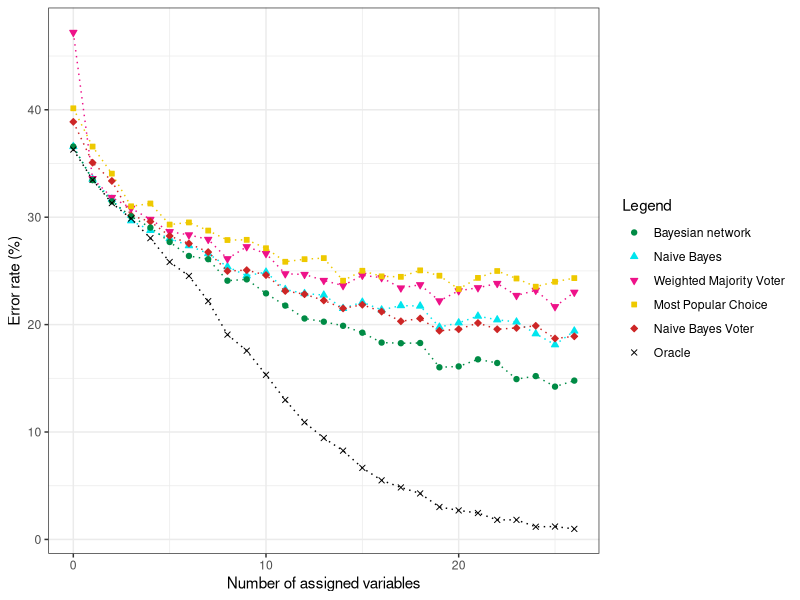
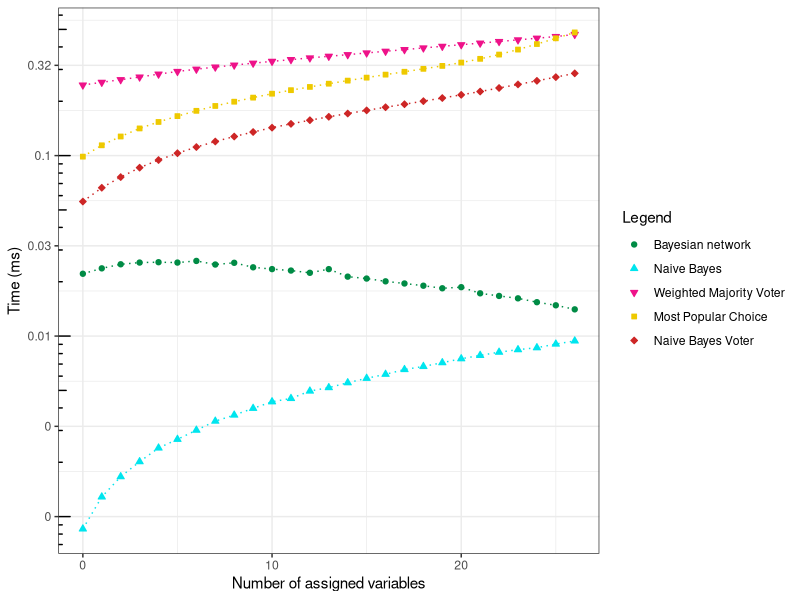

Here is the R script that generated these plots, in order:
library(ggplot2)

#--------------------------------------------------------------------------------------------
#Parametres globaux
dataset_name = "insurance"
taille_img_x = 1024/2
taille_img_y = 720/2
#fin parametres globaux
#--------------------------------------------------------------------------------------------

#--------------------------------------------------------------------------------------------
#data
#result
oracle = c(0.6370548219287715,0.665266106442577,0.68687474989996,0.701280512204882,0.7194877951180472,0.7416966786714686,0.7547018807523009,0.7781112444977991,0.8093237294917968,0.8243297318927572,0.8467386954781913,0.8701480592236894,0.8909563825530212,0.905562224889956,0.9173669467787114,0.9333733493397359,0.9449779911964786,0.9515806322529011,0.9571828731492596,0.9697879151660664,0.9729891956782714,0.975390156062425,0.9817927170868347,0.9817927170868347,0.9881952781112445,0.9879951980792316,0.9901960784313726)
Naif = c(0.6342537014805922,0.6646658663465386,0.6832733093237295,0.70328131252501,0.7122849139655862,0.7198879551820728,0.7264905962384954,0.7338935574229691,0.7460984393757503,0.7545018007202882,0.7511004401760705,0.7673069227691076,0.771108443377351,0.7725090036014406,0.7849139655862345,0.7791116446578632,0.7863145258103241,0.782312925170068,0.7827130852340937,0.8023209283713485,0.7983193277310925,0.7921168467386954,0.7955182072829131,0.7975190076030412,0.8085234093637454,0.8187274909963985,0.8059223689475791)
jointree = c(0.6342537014805922,0.6654661864745899,0.6852741096438576,0.6992797118847539,0.7096838735494198,0.7230892356942777,0.7360944377751101,0.7390956382553021,0.7591036414565826,0.7579031612645059,0.7709083633453382,0.782312925170068,0.7943177270908364,0.7973189275710284,0.8011204481792717,0.8075230092036815,0.8167266906762705,0.8173269307723089,0.8171268507402961,0.8397358943577431,0.8389355742296919,0.8323329331732693,0.835734293717487,0.8507402961184474,0.8479391756702681,0.8577430972388955,0.852140856342537)
wmv = c(0.5280112044817927,0.6640656262505003,0.681672669067627,0.6916766706682673,0.7020808323329332,0.7134853941576631,0.7164865946378551,0.720688275310124,0.7386954781912765,0.7274909963985594,0.7338935574229691,0.7527010804321729,0.7533013205282113,0.7589035614245698,0.7637054821928771,0.7541016406562625,0.7563025210084033,0.765906362545018,0.762905162064826,0.7779111644657863,0.7685074029611845,0.7657062825130052,0.7617046818727491,0.7729091636654661,0.7681072428971588,0.7833133253301321,0.7699079631852741)
vpop = c(0.5986394557823129,0.6342537014805922,0.6594637855142057,0.689875950380152,0.6872749099639855,0.7068827531012405,0.7048819527811124,0.712484993997599,0.7212885154061625,0.7210884353741497,0.728891556622649,0.7414965986394558,0.7390956382553021,0.7380952380952381,0.7591036414565826,0.7498999599839936,0.7551020408163265,0.7555022008803521,0.749499799919968,0.7545018007202882,0.7669067627050821,0.7565026010404161,0.7501000400160064,0.7571028411364545,0.7647058823529411,0.7601040416166467,0.756702681072429)
vnaif = c(0.6112444977991196,0.6492597038815526,0.6662665066026411,0.6984793917567027,0.7040816326530612,0.7174869947979192,0.7244897959183674,0.7324929971988795,0.7501000400160064,0.7492997198879552,0.7539015606242497,0.7687074829931972,0.7717086834733894,0.7775110044017607,0.7849139655862345,0.7815126050420168,0.7879151660664265,0.7969187675070029,0.7943177270908364,0.8057222889155662,0.8043217286914766,0.7985194077631053,0.8043217286914766,0.8031212484993998,0.8011204481792717,0.8129251700680272,0.8109243697478992)

#result conf
c_oracle = c(0.013331126962653725,0.01308294419643855,0.01285747730243427,0.012689239916000147,0.012455051912686385,0.01213489737416059,0.011928690505598902,0.011519839765028315,0.010890991195850548,0.010550123891482008,0.009987318685366703,0.009319202438645318,0.008641443452510066,0.008107556199944887,0.007633195568679796,0.006913685733095924,0.0063217455769891346,0.0059510047873028065,0.005612600955134354,0.00474555135073519,0.004494493044865539,0.004295379690908604,0.00370672544108187,0.00370672544108187,0.002994382062841055,0.003019345847680469,0.0027316085323261987)
c_Naif = c(0.013353017570865067,0.013088760315513849,0.012897261487944714,0.012664700791262055,0.012550647604463618,0.012449625600245892,0.012358309727029516,0.012251864290956132,0.012066705025637775,0.011931972430720457,0.011987234961048568,0.011714782645801227,0.011647442122323597,0.011622293185926304,0.011391346959197649,0.011501227761231818,0.011364323689194681,0.011441014079429794,0.011433416630646264,0.01104110022733463,0.011124446393029822,0.011250251165628944,0.011181764194209593,0.011140908236028632,0.010908425948422581,0.010680549694066952,0.010964587350190694)
c_jointree = c(0.013353017570865067,0.013081000210929639,0.012875269933123499,0.012713489655387794,0.012584211075783744,0.012405772503912059,0.012219374783358345,0.012174438353255188,0.011855601701529193,0.011875703990577843,0.011651019832368431,0.011441014079429794,0.011206074473500216,0.011145012995421774,0.011066286770276585,0.010930116940841733,0.01072620099203642,0.01071255618884731,0.010717109257914623,0.010170620188283025,0.010191123511391521,0.010356913958483826,0.010272248330239188,0.00987933552521324,0.009955176540253855,0.009684411523128541,0.009840966035333847)
c_wmv = c(0.0138402953888632,0.013094552703015681,0.012914656227729996,0.012803028221543741,0.012679459085993279,0.01253498654360698,0.01249536018218599,0.012438736189438818,0.012180472295721416,0.012344178261914108,0.012251864290956132,0.011961353476745118,0.011951590990924427,0.011858960936001113,0.011777353818712092,0.011938525842307127,0.01190230946020412,0.011739256422686282,0.011791098611505813,0.011523550548026156,0.011693661734291394,0.011742738031399818,0.011811607660534797,0.011615073932041845,0.011700716793191781,0.011421990777909388,0.011668852375010945)
c_vpop = c(0.013589640016231214,0.013353017570865067,0.013138175928763067,0.012823635683970725,0.012853001356546625,0.012619795714448186,0.012644860002515664,0.012548044915422857,0.01243053688018688,0.012433273058854086,0.01232426212883251,0.01213795877107689,0.012174438353255188,0.012189498676961357,0.011855601701529193,0.012006501826828903,0.011922116202331563,0.011915527942468897,0.01201289675741828,0.011931972430720457,0.011721793492627385,0.011898996080451365,0.012003299238757101,0.011889034872288314,0.011760091367218627,0.011838752245593397,0.01189567919117322)
c_vnaif = c(0.013514615718539347,0.01323000481618478,0.013073197841730543,0.012723108894554485,0.012654803737041883,0.012482000183853594,0.012386337979702434,0.012272336694527765,0.012003299238757101,0.012016089105388506,0.01194179733450076,0.011690128660013949,0.011636686527198277,0.011530960526193526,0.011391346959197649,0.011456161631377318,0.011333198153956097,0.011153209705680523,0.011206074473500216,0.010968875911414884,0.01099877068843201,0.01112032020716111,0.01099877068843201,0.011024221408957955,0.011066286770276585,0.010811623417637813,0.010855901641401858)

#temps
Naiftemps = c(8.545202080832333E-4,0.0012853327330932373,0.0016635604241696678,0.002014515206082433,0.0023989415766306524,0.0026790876350540217,0.0030107605042016808,0.003378013805522209,0.0036502116846738697,0.003977316526610645,0.004326089035614246,0.0045135088035214085,0.004959841336534614,0.005182561424569828,0.005514454781912765,0.0058358359343737495,0.006141917567026811,0.006525245498199279,0.00678918387354942,0.007122214085634254,0.007489626050420168,0.007817424169667866,0.008142720288115246,0.008412036014405763,0.0086223737494998,0.00903217306922769,0.009401330532212886)
jointreetemps = c(0.02214439475790316,0.02372730112044818,0.024991121448579432,0.025545167466986794,0.025661757903161265,0.025540872348939574,0.026083745098039214,0.02491236154461785,0.025467364945978392,0.024044298719487794,0.023497838335334132,0.023070343337334934,0.02241677050820328,0.023491410764305724,0.0213464343737495,0.020831884353741496,0.02010509163665466,0.019559746098439374,0.019013179271708685,0.01840224769907963,0.018661318327330933,0.01725388275310124,0.01668622068827531,0.01618474949979992,0.015409744697879152,0.014809323729491796,0.014061979791916767)
wmvtemps = c(0.2459145980392157,0.2546600726290516,0.2633713149259704,0.272357549819928,0.28261920648259303,0.29239357082833134,0.3010419725890356,0.30928655042016806,0.3171486416566627,0.32502456982793115,0.3326325288115246,0.3400662170868347,0.347656044017607,0.3549072975190076,0.36233550760304123,0.37036117106842736,0.3783896780712285,0.3863739981992797,0.3947402180872349,0.40306182913165267,0.41134893097238895,0.419703650060024,0.42849731252501,0.4375087913165266,0.44684522729091636,0.4565468945578231,0.46901659363745496)
vpoptemps = c(0.0986552486994798,0.11405327350940377,0.12761610424169667,0.1413717995198079,0.1535745600240096,0.16544797839135655,0.17691395838335333,0.18838190656262505,0.19876861704681872,0.20951698479391756,0.2201485424169668,0.23031009803921568,0.24006317527010804,0.25016734153661463,0.2602170790316126,0.2704054175670268,0.2809083369347739,0.2913003371348539,0.30248253721488594,0.3138841868747499,0.32746689075630253,0.3434522863145258,0.36290176030412163,0.38670431432573027,0.41477560524209683,0.44635530032012805,0.48112651160464187)
vnaiftemps = c(0.0556298893557423,0.06634640976390556,0.07600196738695478,0.08570344097639056,0.09448045458183273,0.1030732881152461,0.11149947098839535,0.11966802961184474,0.12752193217286914,0.1350682406962785,0.14278068347338935,0.14988003961584634,0.15701110784313727,0.16404254961984793,0.17097438995598238,0.17801462204881952,0.18526468007202881,0.192530987595038,0.20023399459783914,0.20836881072428973,0.21707051780712286,0.22634835674269707,0.23687425010004,0.2478801582633053,0.25951595598239297,0.2720354781912765,0.28545552220888354)

#temps conf
c_Naiftemps = c(5.212138038137166E-5,6.0255473525998894E-5,7.016103074411757E-5,7.832478776269459E-5,1.0242293596058959E-4,9.913229443931672E-5,1.1080572392369796E-4,1.2613527045755607E-4,1.3436352308021738E-4,1.3866062214610658E-4,1.6807693601079995E-4,1.6238311986276738E-4,1.811735187358033E-4,1.6962599741786061E-4,1.9291120052897533E-4,2.152884194392466E-4,2.142281799651402E-4,2.2827531951269747E-4,2.29812063732978E-4,2.497102158682784E-4,2.730266755736688E-4,2.803316403888185E-4,2.749507641715676E-4,2.6674835588503425E-4,2.7616937018560547E-4,2.835965407178001E-4,3.0324705427913694E-4)
c_jointreetemps = c(7.290295326474924E-4,0.002268236425092626,7.494360769181441E-4,8.200620511133862E-4,8.436173515469945E-4,8.862578949857368E-4,0.00172671996878495,8.105557131252172E-4,0.002010765325218831,8.149616163203378E-4,8.192575138987333E-4,8.151656948750157E-4,8.06706782062827E-4,0.0023820704531141417,7.871615331255379E-4,7.705880691634478E-4,7.466812026183223E-4,7.31626021346478E-4,7.197244761345359E-4,7.028080896051626E-4,0.001561056795041628,6.601623334555914E-4,6.29580780845992E-4,6.008224580901514E-4,5.587961376758892E-4,5.245130708206323E-4,4.8784141138440336E-4)
c_wmvtemps = c(0.0032674004055320213,0.003121583864498068,0.0010495122034560802,3.5250545933589823E-4,3.8650660923918276E-4,4.024222374965751E-4,3.9835044899039207E-4,3.9583168669992384E-4,4.0436548920747255E-4,4.104223438761006E-4,4.184263998713697E-4,4.397970623001694E-4,4.5282270429445725E-4,4.3378371796664987E-4,4.425992893918348E-4,4.751468170565583E-4,4.7000931893678894E-4,4.8584286689294426E-4,4.849944077364536E-4,4.938388207379304E-4,4.898465958209427E-4,4.6945963220896994E-4,4.8126818394193083E-4,4.753303127866001E-4,0.0011788835737108628,4.6822392569790443E-4,5.108549520444211E-4)
c_vpoptemps = c(9.115325195236501E-4,0.0015093770540640973,0.0015910707711071018,0.0016438748533564522,0.0015112619346461843,5.139419435567696E-4,4.8619022535409065E-4,5.395520756288609E-4,6.014852903915926E-4,6.088539252035658E-4,6.534612688990742E-4,7.023236097107738E-4,7.457526384559507E-4,7.83557915500682E-4,8.268519010849799E-4,8.873013456374397E-4,9.583455228077533E-4,0.0010873431114263022,0.0011674898508281621,0.0010214565666242976,0.0011132863400949331,0.001218725812482527,0.0013311642772362744,0.001451781274262109,0.0014823528690199816,0.0014726031587481048,0.0012492976949926475)
c_vnaiftemps = c(0.0012144818058499199,0.0014272354029055264,0.0014923299181770265,0.0012503075991175305,4.71459564782854E-4,5.258249615755354E-4,5.1216398778998E-4,5.358053533123275E-4,5.504021007428579E-4,5.529714540027556E-4,5.416215075753068E-4,3.518553221118153E-4,3.724366659815698E-4,3.5876693225411787E-4,3.6454923582437433E-4,3.864166379377978E-4,4.07948346697766E-4,3.940667665192776E-4,4.0576802660842194E-4,4.4307444592681073E-4,4.7618004231974237E-4,5.692285015754996E-4,6.849875452575075E-4,5.54408998592018E-4,9.042222609433422E-4,4.871019981955632E-4,4.6675083179302876E-4)
#fin data
#--------------------------------------------------------------------------------------------


#--------------------------------------------------------------------------------------------
#parametres graphes
# -- manuels
x_pas_erreur = 4
y_pas_erreur = 3
x_legend_erreur = 0
y_legend_erreur = 50
y_padding_erreur = 1

x_pas_time = 4
y_pas_time = 3
x_legend_time = 0
y_legend_time = 0.013
y_padding_time = 0.01

# -- auto calcul

#MAJ VERS ERROR
oracle = 100-100*oracle
Naif = 100-100*Naif
jointree = 100-100*jointree
wmv = 100-100*wmv
vpop = 100-100*vpop
vnaif = 100-100*vnaif

c_oracle = 100*c_oracle
c_Naif = 100*c_Naif
c_jointree = 100*c_jointree
c_wmv = 100*c_wmv
c_vpop = 100*c_vpop
c_vnaif = 100*c_vnaif
#FIN MAJ VERS ERROR

nb_val = length(oracle)
nb_val = length(Naif)
nb_val = length(jointree)
nb_val = length(wmv)
nb_val = length(vpop)
nb_val = length(vnaif)

min_val_erreur = 30000
min_val_erreur = min(min_val_erreur,100-100*oracle)
min_val_erreur = min(min_val_erreur,100-100*Naif)
min_val_erreur = min(min_val_erreur,100-100*jointree)
min_val_erreur = min(min_val_erreur,100-100*wmv)
min_val_erreur = min(min_val_erreur,100-100*vpop)
min_val_erreur = min(min_val_erreur,100-100*vnaif)
min_val_erreur = ceiling(min_val_erreur)

max_val_erreur = 30000
max_val_erreur = max(max_val_erreur,100-100*oracle)
max_val_erreur = max(max_val_erreur,100-100*Naif)
max_val_erreur = max(max_val_erreur,100-100*jointree)
max_val_erreur = max(max_val_erreur,100-100*wmv)
max_val_erreur = max(max_val_erreur,100-100*vpop)
max_val_erreur = max(max_val_erreur,100-100*vnaif)
max_val_erreur = floor(max_val_erreur)

size = 0:(nb_val-1)
x_lim_erreur = c(0,(nb_val-1))
if(min_val_erreur-y_padding_erreur <= 0){
  min_val_erreur = min_val_erreur+y_padding_erreur+0.00001
}
y_lim_erreur = c((min_val_erreur-y_padding_erreur),(max_val_erreur+y_padding_erreur))
x_axp_erreur = c(0, (nb_val-1), x_pas_erreur)
y_axp_erreur = c((min_val_erreur-y_padding_erreur),(max_val_erreur+y_padding_erreur),y_pas_erreur)

min_val_time = 30000
min_val_time = min(min_val_erreur,100-100*Naiftemps)
min_val_time = min(min_val_erreur,100-100*jointreetemps)
min_val_time = min(min_val_erreur,100-100*wmvtemps)
min_val_time = min(min_val_erreur,100-100*vpoptemps)
min_val_time = min(min_val_erreur,100-100*vnaiftemps)
min_val_time = ceiling(min_val_erreur)

max_val_time = 30000
max_val_time = max(max_val_time,Naiftemps)
max_val_time = max(max_val_time,jointreetemps)
max_val_time = max(max_val_time,wmvtemps)
max_val_time = max(max_val_time,vpoptemps)
max_val_time = max(max_val_time,vnaiftemps)
max_val_time = floor(max_val_time)


x_lim_time = c(0,(nb_val-1))
if(min_val_time-y_padding_time <= 0){
  min_val_time = min_val_time+y_padding_time+0.00001
}
size = 0:(nb_val-1)
y_lim_time = c((min_val_time-y_padding_time),(max_val_time+y_padding_time))
x_axp_time = c(0, (nb_val-1), x_pas_erreur)
y_axp_time = c((min_val_time-y_padding_time),(max_val_time+y_padding_time),y_pas_time)
#fin parametres graphes
#--------------------------------------------------------------------------------------------

  png(file=paste("Taux_erreur_sur_",dataset_name,".png",sep=""), bg="white", width=taille_img_x, height=taille_img_y, pointsize = 12)
  (ggplot(NULL, aes(size)) + #scale_y_log10(breaks = round(seq(0, 100, by = 5),1)) + annotation_logticks(sides="l") +
    ylab("Error rate (%)") + xlab("Number of assigned variables") + theme_bw() #+ theme(legend.position="bottom")
    +geom_line(aes(y=Naif, colour="Naive Bayes"), colour="turquoise2", linetype = "dotted") + geom_point(aes(y=Naif, shape="Naive Bayes"), colour="turquoise2", fill="turquoise2") 
    +geom_line(aes(y=wmv, colour="Weighted Majority Voter"), colour="deeppink2", linetype = "dotted") + geom_point(aes(y=wmv, shape="Weighted Majority Voter"), colour="deeppink2", fill="deeppink2") 
    +geom_line(aes(y=vpop, colour="Most Popular Choice"), colour="gold2", linetype = "dotted") + geom_point(aes(y=vpop, shape="Most Popular Choice"), colour="gold2", fill="gold2")
    +geom_line(aes(y=vnaif, colour="Naive Bayes Voter"), colour="firebrick3", linetype = "dotted") + geom_point(aes(y=vnaif, shape="Naive Bayes Voter"), colour="firebrick3", fill="firebrick3")
    +geom_line(aes(y=jointree, colour="Bayesian network"), colour="springgreen4", linetype = "dotted") + geom_point(aes(y=jointree, shape="Bayesian network"), colour="springgreen4", fill="springgreen4") 
    +geom_line(aes(y=oracle, colour="Oracle"), colour="black", linetype = "dotted") + geom_point(aes(y=oracle, shape="Oracle"), colour="black", fill="black") 
   + scale_colour_manual(name = 'Legend', guide = 'legend',
                      limits = c(NULL
                                  ,'Bayesian network' #jointree
                                  ,'Naive Bayes' #Naif
                                  ,'Weighted Majority Voter' #wmv
                                  ,'Most Popular Choice' #vpop
                                  ,'Naive Bayes Voter' #vnaif
                                  ,'Oracle' #oracle
                      ),
                      values =c(NULL
                                  ,'Bayesian network'='springgreen4' #jointree
                                  ,'Naive Bayes'='turquoise2' #Naif
                                  ,'Weighted Majority Voter'='deeppink2' #wmv
                                  ,'Most Popular Choice'='gold2' #vpop
                                  ,'Naive Bayes Voter'='firebrick3' #vnaif
                                  ,'Oracle'='black' #oracle
                                  ))
    + scale_shape_manual(name = 'Legend', guide = 'legend',
                      limits = c(NULL
                                  ,'Bayesian network' #jointree
                                  ,'Naive Bayes' #Naif
                                  ,'Weighted Majority Voter' #wmv
                                  ,'Most Popular Choice' #vpop
                                  ,'Naive Bayes Voter' #vnaif
                                  ,'Oracle' #oracle
                      ),
                      values =c(NULL
                                  ,'Bayesian network'=21 #jointree
                                  ,'Naive Bayes'=24 #Naif
                                  ,'Weighted Majority Voter'=25 #wmv
                                  ,'Most Popular Choice'=22 #vpop
                                  ,'Naive Bayes Voter'=23 #vnaif
                                  ,'Oracle'=4 #oracle
                                  ))
  
    + guides(shape = guide_legend(override.aes = list(colour = c(NULL
                                  ,'Bayesian network'='springgreen4' #jointree
                                  ,'Naive Bayes'='turquoise2' #Naif
                                  ,'Weighted Majority Voter'='deeppink2' #wmv
                                  ,'Most Popular Choice'='gold2' #vpop
                                  ,'Naive Bayes Voter'='firebrick3' #vnaif
                                  ,'Oracle'='black' #oracle
                                  ),
                                  fill = c(NULL
                                  ,'Bayesian network'='springgreen4' #jointree
                                  ,'Naive Bayes'='turquoise2' #Naif
                                  ,'Weighted Majority Voter'='deeppink2' #wmv
                                  ,'Most Popular Choice'='gold2' #vpop
                                  ,'Naive Bayes Voter'='firebrick3' #vnaif
                                  ,'Oracle'='black' #oracle
                                  ))))
)
  dev.off()

  png(file=paste("Temps_sur_",dataset_name,".png",sep=""), bg="white", width=taille_img_x, height=taille_img_y, pointsize = 12)
  (ggplot(NULL, aes(size))
  + scale_y_log10(
   breaks = scales::trans_breaks("log10", function(x) 10^x),
   labels = scales::trans_format("log10", function(x) round(10^x,2)))
   + annotation_logticks(sides="l")
   + theme_bw() +
    ylab("Time (ms)") + xlab("Number of assigned variables") #+ theme(legend.position="bottom")
    +geom_line(aes(y=jointreetemps, colour="Bayesian network"), colour="springgreen4", linetype = "dotted") + geom_point(aes(y=jointreetemps, shape="Bayesian network"), colour="springgreen4", fill="springgreen4") 
    +geom_line(aes(y=Naiftemps, colour="Naive Bayes"), colour="turquoise2", linetype = "dotted") + geom_point(aes(y=Naiftemps, shape="Naive Bayes"), colour="turquoise2", fill="turquoise2") 
    +geom_line(aes(y=wmvtemps, colour="Weighted Majority Voter"), colour="deeppink2", linetype = "dotted") + geom_point(aes(y=wmvtemps, shape="Weighted Majority Voter"), colour="deeppink2", fill="deeppink2") 
    +geom_line(aes(y=vpoptemps, colour="Most Popular Choice"), colour="gold2", linetype = "dotted") + geom_point(aes(y=vpoptemps, shape="Most Popular Choice"), colour="gold2", fill="gold2")
    +geom_line(aes(y=vnaiftemps, colour="Naive Bayes Voter"), colour="firebrick3", linetype = "dotted") + geom_point(aes(y=vnaiftemps, shape="Naive Bayes Voter"), colour="firebrick3", fill="firebrick3")
   + scale_colour_manual(name = 'Legend', guide = 'legend',
                      limits = c(NULL
                                  ,'Bayesian network' #jointree
                                  ,'Naive Bayes' #Naif
                                  ,'Weighted Majority Voter' #wmv
                                  ,'Most Popular Choice' #vpop
                                  ,'Naive Bayes Voter' #vnaif
                      ),
                      values =c(NULL
                                  ,'Bayesian network'='springgreen4' #jointree
                                  ,'Naive Bayes'='turquoise2' #Naif
                                  ,'Weighted Majority Voter'='deeppink2' #wmv
                                  ,'Most Popular Choice'='gold2' #vpop
                                  ,'Naive Bayes Voter'='firebrick3' #vnaif
                                  ))
    + scale_shape_manual(name = 'Legend', guide = 'legend',
                      limits = c(NULL
                                  ,'Bayesian network' #jointree
                                  ,'Naive Bayes' #Naif
                                  ,'Weighted Majority Voter' #wmv
                                  ,'Most Popular Choice' #vpop
                                  ,'Naive Bayes Voter' #vnaif
                      ),
                      values =c(NULL
                                  ,'Bayesian network'=21 #jointree
                                  ,'Naive Bayes'=24 #Naif
                                  ,'Weighted Majority Voter'=25 #wmv
                                  ,'Most Popular Choice'=22 #vpop
                                  ,'Naive Bayes Voter'=23 #vnaif
                                  ))
  
    + guides(shape = guide_legend(override.aes = list(colour = c(NULL
                                  ,'Bayesian network'='springgreen4' #jointree
                                  ,'Naive Bayes'='turquoise2' #Naif
                                  ,'Weighted Majority Voter'='deeppink2' #wmv
                                  ,'Most Popular Choice'='gold2' #vpop
                                  ,'Naive Bayes Voter'='firebrick3' #vnaif
                                  ),
                                  fill = c(NULL
                                  ,'Bayesian network'='springgreen4' #jointree
                                  ,'Naive Bayes'='turquoise2' #Naif
                                  ,'Weighted Majority Voter'='deeppink2' #wmv
                                  ,'Most Popular Choice'='gold2' #vpop
                                  ,'Naive Bayes Voter'='firebrick3' #vnaif
                                  ))))
  )
  dev.off()
